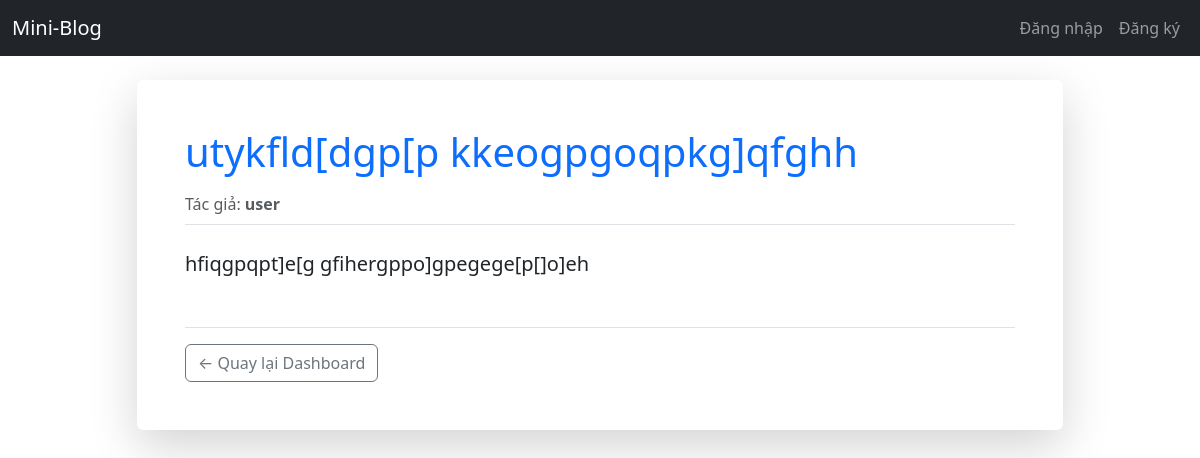
/post/1, run on the app's committed database.
### app.py (models this page shows)
class Post(db.Model):
    id = db.Column(db.Integer, primary_key=True)
    title = db.Column(db.String(100), nullable=False)
    content = db.Column(db.Text, nullable=False)
    user_id = db.Column(db.Integer, db.ForeignKey('user.id'), nullable=False) # Liên kết user

class User(UserMixin, db.Model):
    id = db.Column(db.Integer, primary_key=True)
    username = db.Column(db.String(80), unique=True, nullable=False)
    password = db.Column(db.String(120), nullable=False)
    email = db.Column(db.String(120), unique=True, nullable=True)
    files = db.relationship('File', backref='uploader', lazy=True)
    posts = db.relationship('Post', backref='author', lazy=True)

### app.py (the view)
@app.route('/post/<int:post_id>')
def view_post(post_id):
    post = Post.query.get_or_404(post_id)
    author = User.query.get(post.user_id)
    context = {
        'post': post,
        'author': author
    }
    return render_template('view_post.html', **context)

### templates/view_post.html (shortened to what this page needs)
{% extends "base.html" %}
{% block content %}
<div class="row justify-content-center">
    <div class="col-lg-10">
        <article class="bg-white p-5 rounded shadow-lg">
            <h1 class="mb-3 text-primary">{{ post.title }}</h1>
            <p class="text-muted border-bottom pb-2 mb-4">
                Tác giả: <span class="fw-bold">{{ author.username }}</span>
            </p>
            <div class="post-content fs-5">
                {% for line in post.content.split('\n') %}
                <p>{{ line }}</p>
                {% endfor %}
            </div>
            <div class="mt-5 pt-3 border-top">
                <a href="{{ url_for('dashboard') }}" class="btn btn-outline-secondary">
                    ← Quay lại Dashboard
                </a>
            </div>
        </article>
    </div>
</div>
{% endblock %}

### data on the page
Post: title "utykfld[dgp[p kkeogpgoqpkg]qfghh", content "hfiqgpqpt]e[g gfihergppo]gpegege[p[]o]eh"
User: username "user"
